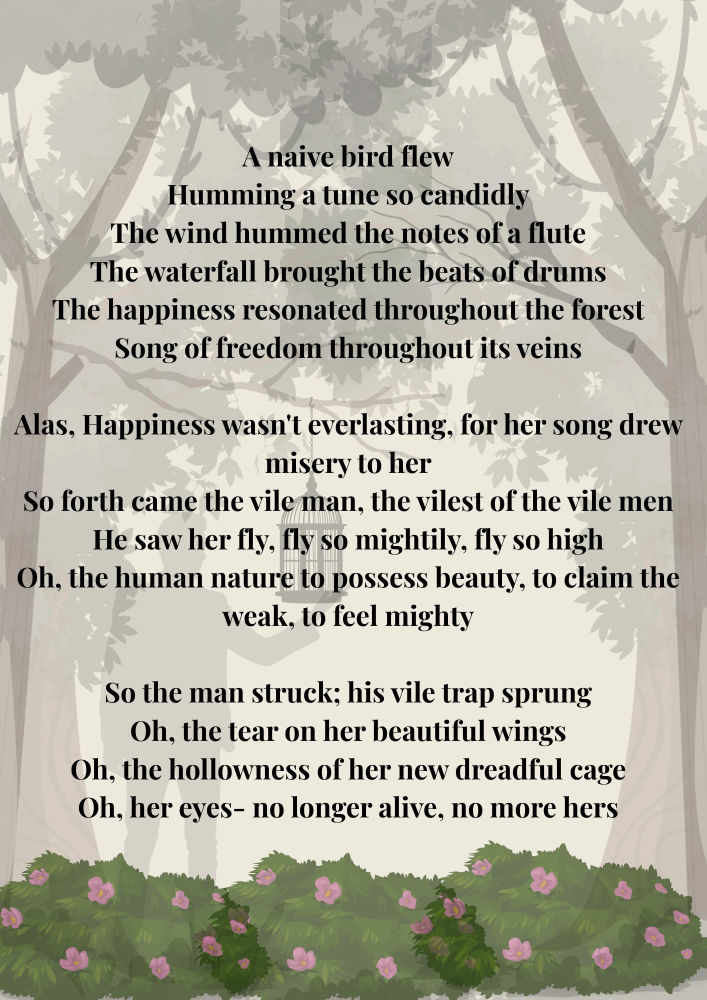
#> input picture 2.jpg, 1414 x 2000 px (shown at 1/2 size)
$ python LSBAlgo.py
#> lines starting #> are read from the running program, lines starting #| are printed output that depends on the picture
#gray scalling

from PIL import Image
import numpy as np
Image_Name = input("enter the name of the image : ")
#> the answer given: ../2.jpg
image = Image.open(Image_Name)
#> image is the input picture: PIL image 1414x2000 RGB; mean R, G, B 180.9, 178.6, 165.7
Grayscale_Image = image.convert('L')
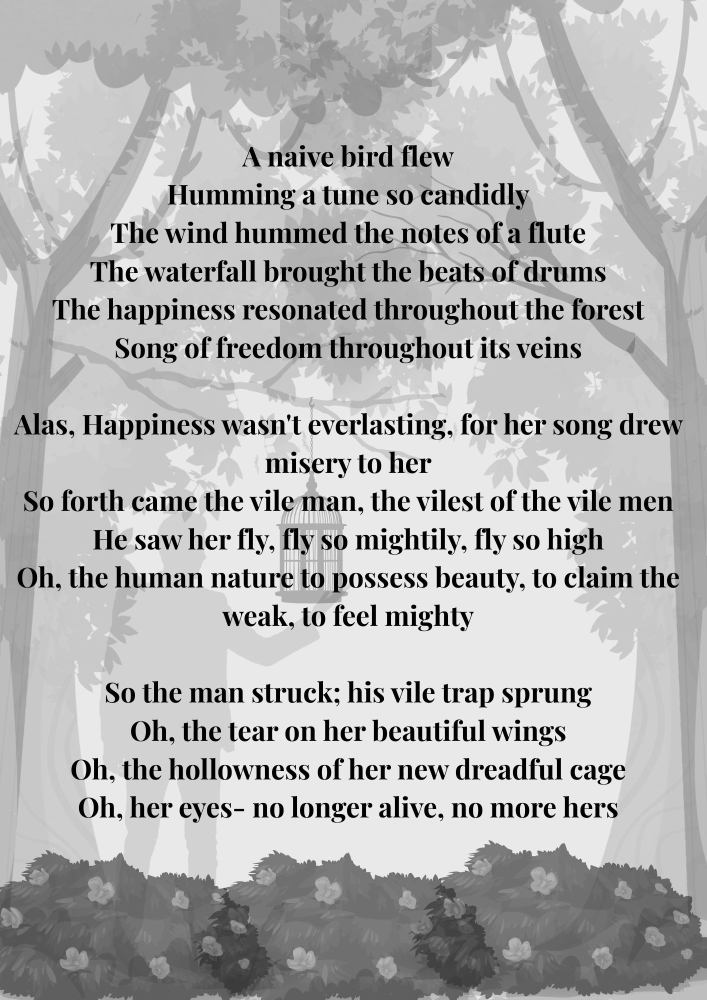
#> Grayscale_Image: PIL image 1414x2000 L (shown at 1/2 size); min 0, max 254, mean 177.8
Grayscale_Image.save("GreyScaleImage.png")


#Convert the message into binary
#this is second step. we are not doing resize. it is not needed for now
#ord function returns unicode value of a specific character
#format return formatted value according to formatter given
#we are using 'b' here for binary
#> (the run stopped early here; a loop or call above may not have finished)
